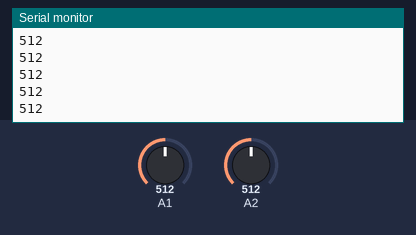
Simulated run of this sketch. Board: Arduino Uno, built with avr-gcc and run on an emulated ATmega328P. Parts: the last lines printed to the serial monitor. Inputs (shaded band) come from the test bench; at power-on: A1 = 512, A2 = 512. No radio packets arrive unless stated.

Above: at 3.2 s.
3.3 s: A1 set to 716
At 3.8 s:
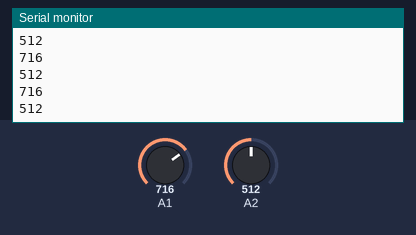
4.8 s: A2 set to 306
At 5.8 s:
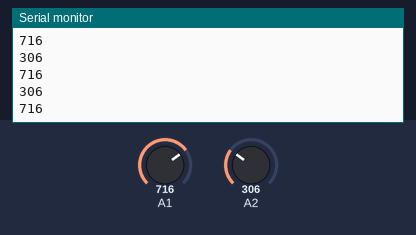
6.3 s: A1 set to 900
At 6.9 s:
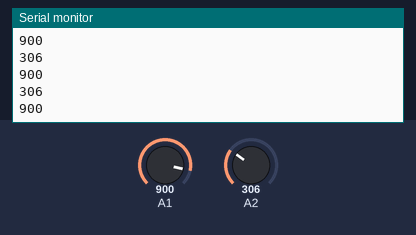
7.8 s: A2 set to 122
At 8.6 s:
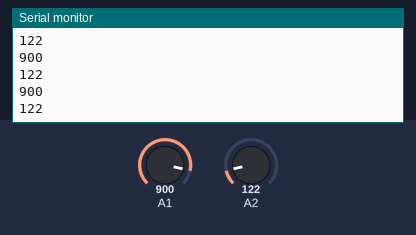
Timing chart, 0 to 10.3 s (numbered marks = the images above; inputs shaded):
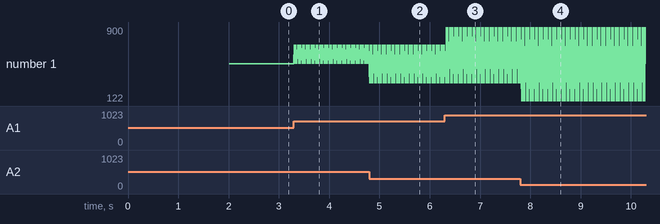

The sketch:

Transmitter_Code2.0.ino
```cpp
#include <SPI.h>  //Include libraries needed to call certain methods
#include "RF24.h"
#include <nRF24L01.h>
const byte address[6] = "00001";  //Sets up transmission address
RF24 myRadio (9, 10);             //Sets pins 9 and 10 on the Arduino as the transciever radio pins

void setup()
{
  Serial.begin(9600);             //Begins serial monitor for debugging
  delay(1000);                    //Delay to let things boot up
  myRadio.begin();                //Begins radio transmission
  myRadio.setPALevel(RF24_PA_MIN);  //Sets radio power level to low
  myRadio.openWritingPipe(address);  //Opens radio transmitting line
  myRadio.stopListening();          //Ensures transciever is not trying to receive any data
  delay(1000);                    //Short delay
}
//Everything below this line was written by student
void loop(){                      //Loops infinitely
  delay(10);                      //Delay to try to line up transmission timing with the receiver
  int yAxis = analogRead(A2);     //Reads the value of the y angle of the joystick from analog pin 2 and stores as an integer
  myRadio.write(&yAxis, sizeof(yAxis)); //Sends the value of y angle and the size of the data
  Serial.println(yAxis);          //Prints y angle for debugging

  delay(10);                      //Delay for timing with receiver

  int xAxis = analogRead(A1);     //Reads the value of the x angle of the joystick from analog pin 1 and stores as an integer
  myRadio.write(&xAxis, sizeof(xAxis)); //Sends the value of x angle and the size of the data
  Serial.println(xAxis);          //Prints x angle for debugging


  delay(10);                      //Short delay before looping
}
```

Measured:
- after the input at 3.3 s, the serial monitor: prints a new line at once (image 1)
- after the input at 4.8 s, the serial monitor: prints a new line at once (image 2)
- after the input at 6.3 s, the serial monitor: prints a new line at once (image 3)
- after the input at 7.8 s, the serial monitor: prints a new line at once (image 4)
- plotted number 1: 512 → 716 after the input at 3.3 s
